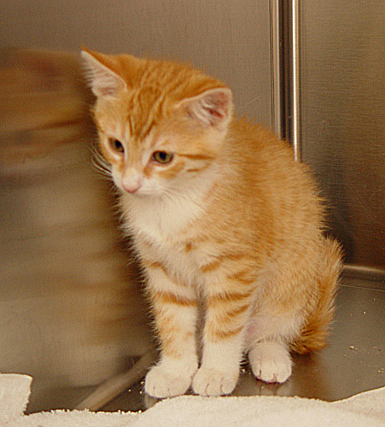
#> input picture Cat.jpg, 385 x 427 px, found by its file name
$ jupyter execute --allow-errors Menampilkan_dan_menyimpan_image.ipynb
#> lines starting #> are read from the running program, lines starting #| are printed output that depends on the picture
[cell 1]
# memanggil drive google
from google.colab import drive
#> (the rest of this cell did not finish here and is left out)

[cell 2]
# Baca File Image
import cv2
from google.colab.patches import cv2_imshow
img = cv2.imread('/content/drives/MyDrive/Colab Files/Cat.jpg', cv2.IMREAD_UNCHANGED)
#> img is the input picture: shape (427, 385, 3); mean B, G, R 74.9, 114.3, 149.5

# Tampilkan Gambar
cv2_imshow(img)

[cell 3]
# Ukuran gambar
print (img.shape)
#| (427, 385, 3)

[cell 4]
# Tampilkan gambar beserta ukuran
import matplotlib.pyplot as plt
plt.imshow(img)

[cell 5]
# Ubah gambar ke grayscale
img = cv2.imread('/content/drives/MyDrive/Colab Files/Cat.jpg', cv2.IMREAD_GRAYSCALE)
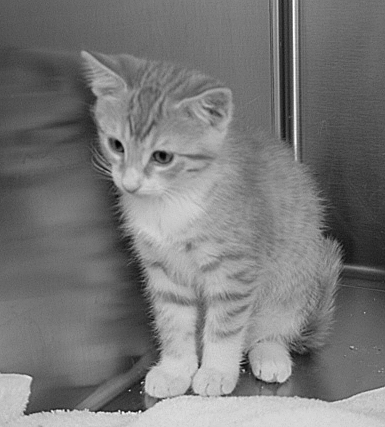
#> img: shape (427, 385); min 0, max 255, mean 120.4
cv2_imshow(img)

[cell 6]
# Lihat ukuran gambar
print (img.shape)
#| (427, 385)

[cell 7]
# SImpan Gambar
cv2.imwrite('/content/drives/MyDrive/Colab Files/Catgrey.jpg',img)
#> Out = True
